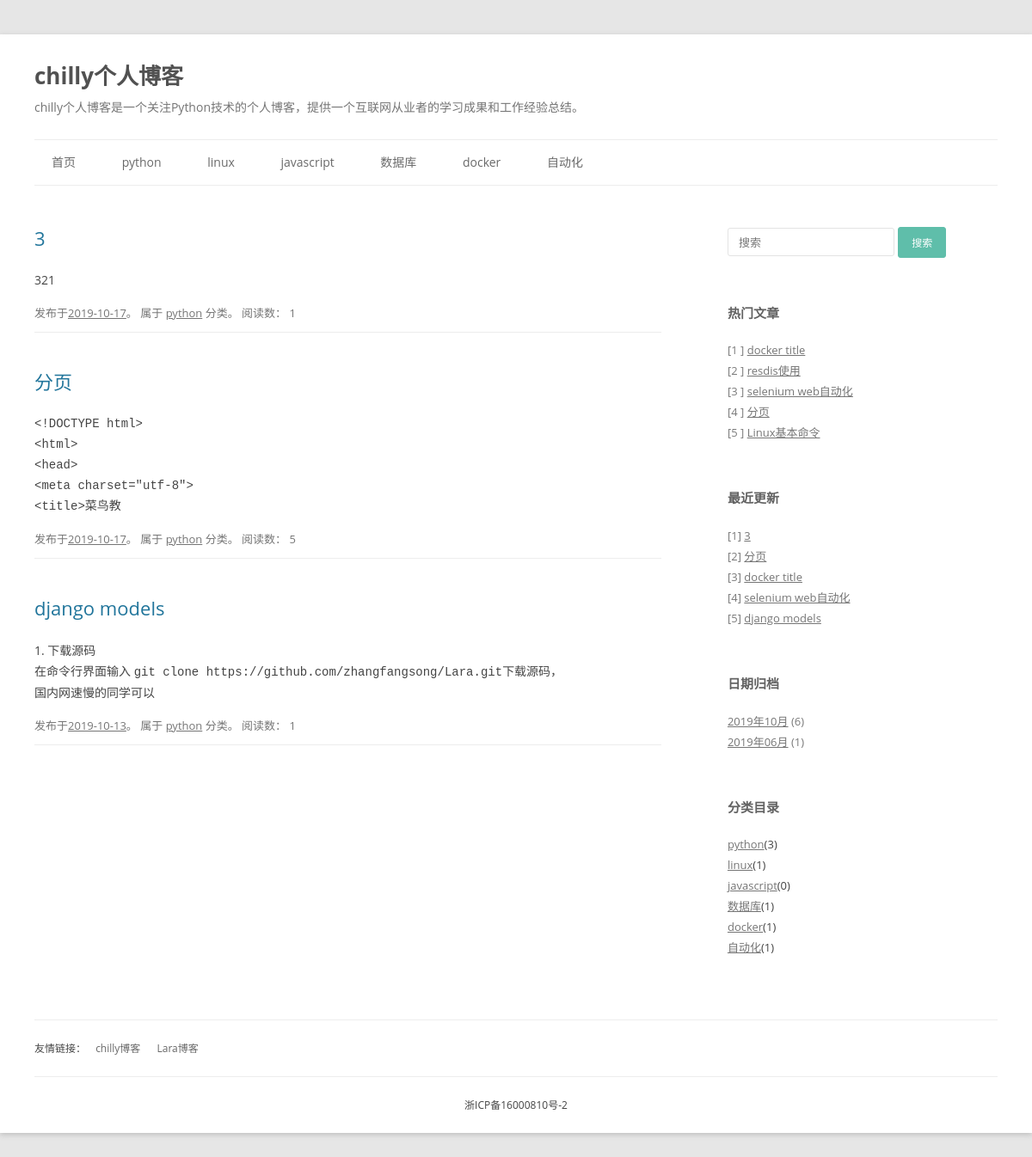
Page /blog/type/3 on the committed database.
### blog/models.py (models this page shows, shortened)
class BlogType(models.Model):
    type_name = models.CharField(max_length = 32, verbose_name = '文章类型')
    class Meta:
        verbose_name = "博文类型"
        verbose_name_plural = "博文类型"
    def __str__(self):
        return self.type_name

class Blog(models.Model):
    title = models.CharField(max_length = 100, verbose_name = '文章标题')
    content = RichTextField(verbose_name = '内容')
    blog_type = models.ForeignKey(BlogType, on_delete = models.CASCADE, verbose_name = '文章类型')
    update_time = models.DateTimeField( verbose_name = '更新时间')
    read_count  = models.IntegerField(default = 0, verbose_name = '文章阅读数')
    class Meta:
        ordering = ('-update_time',)
        verbose_name = "博文"
        verbose_name_plural = "博文"

### blog/views.py (the view)
# urls.py: path('type/<int:type_id>', views.get_blog_by_type, name = "type" ),
def get_blog_by_type(request, type_id):
    context = {}
    blog_type =get_object_or_404(BlogType, id=type_id)
    blogs_with_type = blog_type.blog_set.all()
    paginator = Paginator(blogs_with_type, settings.INDEX_PAGE_BLOG_COUNT)
    page_num = request.GET.get('page', 1)  # 获取页码参数
    page_of_blogs = paginator.get_page(page_num)  # 按照时间排序分页后的博客
    current_page = page_of_blogs.number  # 当前页码
    print('current_page', current_page)
    page_range = list(range(max(current_page - 2, 1), current_page)) + \
                 list(range(current_page, min(current_page + 2, paginator.num_pages) + 1))
    if page_range[0] >= 3:
        page_range.insert(0, "...")
    if page_range[-1] <= page_of_blogs.paginator.num_pages - 2:
        page_range.append("...")
    if page_range[0] != 1:
        page_range.insert(0, 1)
    if page_range[-1] != page_of_blogs.paginator.num_pages:
        page_range.append(page_of_blogs.paginator.num_pages)
    context['page_of_blogs_with_type'] = page_of_blogs
    if cache.get("blog_types"):  # 如果博客类型在缓存中，就从缓存中取得类型
        blog_types = cache.get("blog_types")
        print("从缓存中加载博客类型")
    else:  # 操作DB取博客类型,并且添加缓存
        blog_types = BlogType.objects.all()
        cache.set("blog_types", blog_types, 1800)
        print("添加博客类型缓存")
    if cache.get("hot_blogs"):
        hot_blogs = cache.get("hot_blogs")
        print("从缓存中加载热门博客")
    else:
        hot_blogs = Blog.objects.all().order_by('-read_count', '-update_time')[:5]
        cache.set("hot_blogs", hot_blogs, 1800)
        print("添加热门博客缓存")
    if cache.get("latest_blogs"):
        latest_blogs = cache.get("latest_blogs")
        print("从缓存中加载最近博客")
    else:
        latest_blogs = Blog.objects.all().order_by('-update_time')[:5]
        cache.set("latest_blogs", latest_blogs, 1800)
        print("添加最近更新博客缓存")
    if cache.get("date_count_dict"):
        date_count_dict = cache.get("date_count_dict")
        print("从缓存中加载日期分类以及数量")
    else:
        date_count_dict = {}
        blog_dates = Blog.objects.dates('update_time', 'month', order='DESC')
        for blog_date in blog_dates:
            count = Blog.objects.filter(update_time__year=blog_date.year,
                                        update_time__month=blog_date.month).count()
            date_count_dict[blog_date] = count
        cache.set("date_count_dict", date_count_dict, 1800)
        print("添加最近更新日期分类以及数量")
    context['blog_types'] = blog_types
    context['hot_blogs'] = hot_blogs
    context['latest_blogs'] = latest_blogs
    context['date_count_dict'] = date_count_dict
    context['page_of_blogs'] = page_of_blogs
    context['page_range'] = page_range
    print(page_range)
    return render(request, 'blog/type.html', context)

### blog/templates/blog/type.html (shortened to what this page needs)
{% load static %}
<!DOCTYPE html>
<html lang="zh-CN">
{% include 'blog/header.html' %}
<body class="home blog custom-background custom-font-enabled single-author">
	<div id="page" class="hfeed site">
		<header id="masthead" class="site-header" role="banner">
			{% include 'blog/title.html' %}
			{% include 'blog/nav.html' %}
		</header>
		<div id="main" class="wrapper">
			<div id="primary" class="site-content">
				<div id="content" role="main">
					{% for blog in page_of_blogs_with_type %}
					<article>
						<header class="entry-header">
							<h1 class="entry-title">
								<a href="{% url 'detail' blog.id %}" title="{{blog.title}}" rel="bookmark">{{blog.title}}</a>
							</h1>
						</header>
						<div class="entry-content">{{blog.content | safe | truncatechars_html:100}}</div>
						<footer class="entry-meta">
							发布于<a href="#" title="{{ blog.update_time | date:"Y-m-d" }}" rel="bookmark"><time class="entry-date" datetime="{{ blog.update_time | date:"Y-m-d" }}">{{ blog.update_time | date:"Y-m-d" }}</time></a>。
							属于 <a href="#" title="查看 {{blog.blog_type}}中的全部文章" rel="category">{{blog.blog_type}}</a> 分类。
							阅读数： {{ blog.read_count }}
						</footer>
					</article>
					{% endfor %}
				</div>
			</div>
			{% include 'blog/aside.html' %}
		</div>
		{% include 'blog/footer.html' %}
	</div>
</body>
</html>

### blog/templates/blog/nav.html (shortened to what this page needs)
<nav id="site-navigation" class="main-navigation" role="navigation">
			<ul class="nav-menu">
				<li><a href="/">首页</a></li>
				{% for type in blog_types %}
					<li>
						<a href="{% url 'type' type.id %}">{{ type.type_name }}</a>
					</li>
				{% endfor %}
            </ul>
		</nav>

### blog/templates/blog/aside.html (shortened to what this page needs)
<div id="secondary" class="widget-area" role="complementary">
            <aside id="search-2" class="widget widget_search">
				<form role="search" id="searchform" action="" method="post">
					<div>
						<input placeholder="搜索" type="text" name="keywords" id="s">
						<input type="submit" class="btn btn-default" id="searchsubmit" value="搜索">
					</div>
				</form>
			</aside>
			<aside id="recent-posts-2" class="widget widget_recent_entries">
				<h3 class="widget-title">热门文章</h3>
				<ul>
					{% for blog in hot_blogs %}
					<li><font style="color:#7a7a7a;">[{{ forloop.counter }} ]</font>&nbsp;<a href="{% url 'detail' blog.id %}" title="{{ blog.title }}">{{ blog.title }}</a></li>
					{% endfor %}
				</ul>
			</aside>
			<aside class="widget widget_recent_entries">
				<h3 class="widget-title">最近更新</h3>
				<ul>
					{% for blog in latest_blogs %}
					<li><font style="color:#7a7a7a;">[{{ forloop.counter }}]</font>&nbsp;<a href="{% url 'detail' blog.id %}" title="{{ blog.title }}">{{ blog.title }}</a></li>
					{% endfor %}
				</ul>
			</aside>
			<aside id="archives-2" class="widget widget_archive">
				<h3 class="widget-title">日期归档</h3>
				<ul>
                    {% for blog_date,count in date_count_dict.items  %}
                    <li><a href="{% url 'date' blog_date.year blog_date.month%}" title="{{ blog_date }}">{{ blog_date | date:"Y年m月"  }}</a>&nbsp;<font style="color:#7a7a7a;">({{count}})</font></li>
                    {% endfor %}
                </ul>
			</aside>
			<aside id="categories-2" class="widget widget_categories">
				<h3 class="widget-title">分类目录</h3>
				<ul>
					{% for type in blog_types %}
						<li class="cat-item cat-item-2"><a href="{% url 'type' type.id %}" title="{{ type.type_name }}">{{ type.type_name }}</a>({{type.blog_set.count}})</li>
					{% endfor %}
				</ul>
			</aside>
</div>

### blog/templates/blog/header.html (style rules this page uses)
body.custom-background { background-color: #e6e6e6; }

### rows in the picture
BlogType: type_name "python", blog_set.count "3"
BlogType: type_name "linux", blog_set.count "1"
BlogType: type_name "javascript", blog_set.count "0"
BlogType: type_name "数据库", blog_set.count "1"
BlogType: type_name "docker", blog_set.count "1"
BlogType: type_name "自动化", blog_set.count "1"
Blog: title "3", content "321", update_time "2019-10-17", blog_type "python", read_count "1"
Blog: title "分页", content "<!DOCTYPE html> <html> <head> <meta charset=\"utf-8\"> <title>菜鸟教", update_time "2019-10-17", blog_type "python", read_count "5"
Blog: title "django models", content "1. 下载源码 在命令行界面输入 git clone https://github.com/zhangfangsong/Lara.git 下载源码， 国内网速慢的同学可以", update_time "2019-10-13", blog_type "python", read_count "1"
Blog: title "docker title"
Blog: title "resdis使用"
Blog: title "selenium web自动化"
Blog: title "Linux基本命令"

### other values in the picture
{{ blog_date | date:"Y年m月" }} "2019年10月" "2019年06月"
{{ count }} "6" "1"
